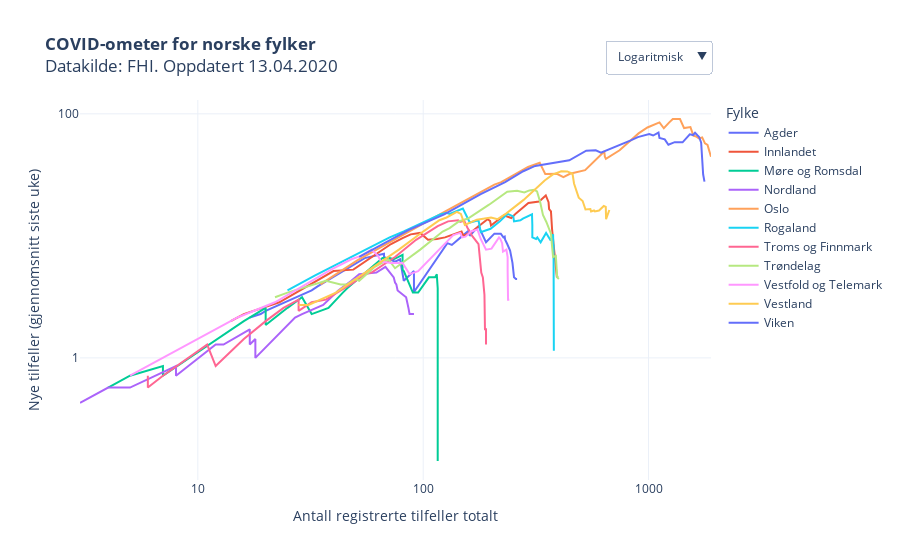

The notebook cell this image was saved under:
### Code cell
kategori = [i for i in trejectory["Fylke"].unique()]
kategori.sort()

fig = px.scatter(trejectory, 
                 x="Totale tilfeller", 
                 y="Nye tilfeller", 
                 color="Fylke",
                 hover_name="Fylke",
                 hover_data=["variable"],
                 #animation_frame="variable",
                 #animation_group="RHF",
                 log_y=True,
                 log_x=True,
                 #category_orders={"Fylke": kategori}, 
                 #color_discrete_sequence=colorlist,
                 template = "plotly_white",
                 title = "<b>COVID-ometer for norske fylker</b><br>Datakilde: FHI. Oppdatert "+datetime.today().strftime('%d.%m.%Y'),
                 labels = {"Nye tilfeller": "Nye tilfeller (gjennomsnitt siste uke)", "variable": "Dato", "Totale tilfeller": "Antall registrerte tilfeller totalt"}    
                )

fig.update_layout(
    updatemenus = list([
    dict(type="dropdown", 
         #direction="left", 
         active=0,
         buttons=list([
            dict(label='Logaritmisk',
                 method='update',
                 args=[{'visible': [True]},
                       {'yaxis': {'type': 'log',
                                  "title": "Nye tilfeller (gjennomsnitt siste uke)",
                                  #"range":[0,9900],
                                  "nticks":3},
                       'xaxis': {'type': 'log',
                                 "title": "Antall registrerte tilfeller totalt",
                                "nticks":4}}
                      ]),
            dict(label='Lineær',
                 method='update',
                 args=[{'visible': [True]},
                       {'yaxis': {'type': 'linear',
                                  "title": "Nye tilfeller (gjennomsnitt siste uke)",
                                  #"range":[0,2000],
                                 },
                      'xaxis': {'type': 'linear',
                               "title": "Antall registrerte tilfeller totalt"}}])
            ]),
            showactive=True,
            x=1,
            xanchor="right",
            y=1.07,
            yanchor="bottom"
        )
    ]))

fig.update_yaxes(nticks=3)
fig.update_xaxes(nticks=4)

fig.update_traces(mode="lines")

fig.update_layout(autosize=True,
    #margin=dict(l=100, r=100, t=150, b=0),
    paper_bgcolor='rgba(0, 0, 0, 0)',
    #plot_bgcolor='rgb(248, 248, 255),'
                 )
                  
py.plot(fig, filename='COVID19_koronatrenden.html', auto_open=False)
fig.show()

### Figure 1 — Plotly figure (JSON) as saved in the notebook; plotly's stock layout.template omitted (floating-point values rounded to 4 significant figures)
{"data": [{"customdata": [["09 Mar"], ["10 Mar"], ["11 Mar"], ["12 Mar"], ["13 Mar"], ["14 Mar"], ["15 Mar"], ["16 Mar"], ["17 Mar"], ["18 Mar"], ["19 Mar"], ["20 Mar"], ["21 Mar"], ["22 Mar"], ["23 Mar"], ["24 Mar"], ["25 Mar"], ["26 Mar"], ["27 Mar"], ["28 Mar"], ["29 Mar"], ["30 Mar"], ["31 Mar"], ["01 Apr"], ["02 Apr"], ["03 Apr"], ["04 Apr"], ["05 Apr"], ["06 Apr"], ["07 Apr"], ["08 Apr"], ["09 Apr"], ["10 Apr"], ["11 Apr"], ["12 Apr"]], "hoverlabel": {"namelength": 0}, "hovertemplate": "<b>%{hovertext}</b><br><br>Fylke=Agder<br>Antall registrerte tilfeller totalt=%{x}<br>Nye tilfeller (gjennomsnitt siste uke)=%{y}<br>Dato=%{customdata[0]}", "hovertext": ["Agder", "Agder", "Agder", "Agder", "Agder", "Agder", "Agder", "Agder", "Agder", "Agder", "Agder", "Agder", "Agder", "Agder", "Agder", "Agder", "Agder", "Agder", "Agder", "Agder", "Agder", "Agder", "Agder", "Agder", "Agder", "Agder", "Agder", "Agder", "Agder", "Agder", "Agder", "Agder", "Agder", "Agder", "Agder"], "legendgroup": "Agder", "marker": {"color": "#636efa", "symbol": "circle"}, "mode": "lines", "name": "Agder", "showlegend": true, "type": "scatter", "x": [17, 19, 20, 32, 34, 52, 55, 67, 67, 67, 75, 79, 82, 91, 91, 92, 128, 134, 148, 159, 161, 166, 176, 190, 207, 221, 227, 230, 231, 236, 243, 249, 253, 258, 261], "xaxis": "x", "y": [2.143, 2.286, 2.429, 3.571, 3.857, 6.143, 6.571, 7.143, 6.857, 6.714, 6.143, 6.429, 4.286, 5.143, 3.429, 3.571, 8.714, 8.429, 9.857, 11, 10, 10.71, 12, 8.857, 10.43, 10.43, 9.714, 9.857, 9.286, 8.571, 7.571, 6, 4.571, 4.429, 4.429], "yaxis": "y"}, {"customdata": [["09 Mar"], ["10 Mar"], ["11 Mar"], ["12 Mar"], ["13 Mar"], ["14 Mar"], ["15 Mar"], ["16 Mar"], ["17 Mar"], ["18 Mar"], ["19 Mar"], ["20 Mar"], ["21 Mar"], ["22 Mar"], ["23 Mar"], ["24 Mar"], ["25 Mar"], ["26 Mar"], ["27 Mar"], ["28 Mar"], ["29 Mar"], ["30 Mar"], ["31 Mar"], ["01 Apr"], ["02 Apr"], ["03 Apr"], ["04 Apr"], ["05 Apr"], ["06 Apr"], ["07 Apr"], ["08 Apr"], ["09 Apr"], ["10 Apr"], ["11 Apr"], ["12 Apr"]], "hoverlabel": {"namelength": 0}, "hovertemplate": "<b>%{hovertext}</b><br><br>Fylke=Innlandet<br>Antall registrerte tilfeller totalt=%{x}<br>Nye tilfeller (gjennomsnitt siste uke)=%{y}<br>Dato=%{customdata[0]}", "hovertext": ["Innlandet", "Innlandet", "Innlandet", "Innlandet", "Innlandet", "Innlandet", "Innlandet", "Innlandet", "Innlandet", "Innlandet", "Innlandet", "Innlandet", "Innlandet", "Innlandet", "Innlandet", "Innlandet", "Innlandet", "Innlandet", "Innlandet", "Innlandet", "Innlandet", "Innlandet", "Innlandet", "Innlandet", "Innlandet", "Innlandet", "Innlandet", "Innlandet", "Innlandet", "Innlandet", "Innlandet", "Innlandet", "Innlandet", "Innlandet", "Innlandet"], "legendgroup": "Innlandet", "marker": {"color": "#EF553B", "symbol": "circle"}, "mode": "lines", "name": "Innlandet", "showlegend": true, "type": "scatter", "x": [14, 16, 23, 40, 49, 57, 72, 81, 88, 97, 105, 115, 125, 148, 151, 163, 193, 198, 200, 228, 246, 258, 293, 327, 344, 350, 360, 362, 369, 373, 381, 387, 389, 392, 395], "xaxis": "x", "y": [2, 2.286, 2.857, 5.143, 5.286, 6.429, 8.571, 9.571, 10.29, 10.57, 9.286, 9.429, 9.714, 10.86, 10, 10.71, 13.71, 13.29, 12.14, 14.71, 14, 15.29, 18.57, 19.14, 20.86, 21.43, 18.86, 16.57, 15.86, 11.43, 7.714, 6.143, 5.571, 4.571, 4.714], "yaxis": "y"}, {"customdata": [["09 Mar"], ["10 Mar"], ["11 Mar"], ["12 Mar"], ["13 Mar"], ["14 Mar"], ["15 Mar"], ["16 Mar"], ["17 Mar"], ["18 Mar"], ["19 Mar"], ["20 Mar"], ["21 Mar"], ["22 Mar"], ["23 Mar"], ["24 Mar"], ["25 Mar"], ["26 Mar"], ["27 Mar"], ["28 Mar"], ["29 Mar"], ["30 Mar"], ["31 Mar"], ["01 Apr"], ["02 Apr"], ["03 Apr"], ["04 Apr"], ["05 Apr"], ["06 Apr"], ["07 Apr"], ["08 Apr"], ["09 Apr"], ["10 Apr"], ["11 Apr"], ["12 Apr"]], "hoverlabel": {"namelength": 0}, "hovertemplate": "<b>%{hovertext}</b><br><br>Fylke=Møre og Romsdal<br>Antall registrerte tilfeller totalt=%{x}<br>Nye tilfeller (gjennomsnitt siste uke)=%{y}<br>Dato=%{customdata[0]}", "hovertext": ["Møre og Romsdal", "Møre og Romsdal", "Møre og Romsdal", "Møre og Romsdal", "Møre og Romsdal", "Møre og Romsdal", "Møre og Romsdal", "Møre og Romsdal", "Møre og Romsdal", "Møre og Romsdal", "Møre og Romsdal", "Møre og Romsdal", "Møre og Romsdal", "Møre og Romsdal", "Møre og Romsdal", "Møre og Romsdal", "Møre og Romsdal", "Møre og Romsdal", "Møre og Romsdal", "Møre og Romsdal", "Møre og Romsdal", "Møre og Romsdal", "Møre og Romsdal", "Møre og Romsdal", "Møre og Romsdal", "Møre og Romsdal", "Møre og Romsdal", "Møre og Romsdal", "Møre og Romsdal", "Møre og Romsdal", "Møre og Romsdal", "Møre og Romsdal", "Møre og Romsdal", "Møre og Romsdal", "Møre og Romsdal"], "legendgroup": "Møre og Romsdal", "marker": {"color": "#00cc96", "symbol": "circle"}, "mode": "lines", "name": "Møre og Romsdal", "showlegend": true, "type": "scatter", "x": [4, 5, 7, 7, 7, 16, 20, 20, 20, 20, 25, 29, 32, 38, 44, 46, 66, 71, 74, 81, 81, 81, 82, 90, 95, 106, 113, 115, 115, 115, 116, 116, 116, 116, 116], "xaxis": "x", "y": [0.5714, 0.7143, 0.8571, 0.7143, 0.7143, 2, 2.571, 2.286, 2.143, 1.857, 2.571, 3.143, 2.286, 2.571, 3.429, 3.714, 6.571, 6.571, 6.429, 7, 6.143, 5.286, 5.143, 3.429, 3.429, 4.571, 4.571, 4.857, 4.857, 4.714, 3.714, 3, 1.429, 0.4286, 0.1429], "yaxis": "y"}, {"customdata": [["09 Mar"], ["10 Mar"], ["11 Mar"], ["12 Mar"], ["13 Mar"], ["14 Mar"], ["15 Mar"], ["16 Mar"], ["17 Mar"], ["18 Mar"], ["19 Mar"], ["20 Mar"], ["21 Mar"], ["22 Mar"], ["23 Mar"], ["24 Mar"], ["25 Mar"], ["26 Mar"], ["27 Mar"], ["28 Mar"], ["29 Mar"], ["30 Mar"], ["31 Mar"], ["01 Apr"], ["02 Apr"], ["03 Apr"], ["04 Apr"], ["05 Apr"], ["06 Apr"], ["07 Apr"], ["08 Apr"], ["09 Apr"], ["10 Apr"], ["11 Apr"], ["12 Apr"]], "hoverlabel": {"namelength": 0}, "hovertemplate": "<b>%{hovertext}</b><br><br>Fylke=Nordland<br>Antall registrerte tilfeller totalt=%{x}<br>Nye tilfeller (gjennomsnitt siste uke)=%{y}<br>Dato=%{customdata[0]}", "hovertext": ["Nordland", "Nordland", "Nordland", "Nordland", "Nordland", "Nordland", "Nordland", "Nordland", "Nordland", "Nordland", "Nordland", "Nordland", "Nordland", "Nordland", "Nordland", "Nordland", "Nordland", "Nordland", "Nordland", "Nordland", "Nordland", "Nordland", "Nordland", "Nordland", "Nordland", "Nordland", "Nordland", "Nordland", "Nordland", "Nordland", "Nordland", "Nordland", "Nordland", "Nordland", "Nordland"], "legendgroup": "Nordland", "marker": {"color": "#ab63fa", "symbol": "circle"}, "mode": "lines", "name": "Nordland", "showlegend": true, "type": "scatter", "x": [3, 3, 3, 4, 5, 8, 8, 11, 11, 12, 13, 17, 17, 18, 18, 18, 27, 29, 36, 42, 46, 48, 52, 62, 68, 71, 74, 75, 76, 77, 84, 86, 87, 90, 91], "xaxis": "x", "y": [0.4286, 0.4286, 0.4286, 0.5714, 0.5714, 0.8571, 0.7143, 1.143, 1.143, 1.286, 1.286, 1.714, 1.286, 1.429, 1, 1, 2.143, 2.286, 2.714, 3.571, 4, 4.286, 4.857, 5, 5.571, 5, 4.571, 4.143, 4, 3.571, 3.143, 2.571, 2.286, 2.286, 2.286], "yaxis": "y"}, {"customdata": [["09 Mar"], ["10 Mar"], ["11 Mar"], ["12 Mar"], ["13 Mar"], ["14 Mar"], ["15 Mar"], ["16 Mar"], ["17 Mar"], ["18 Mar"], ["19 Mar"], ["20 Mar"], ["21 Mar"], ["22 Mar"], ["23 Mar"], ["24 Mar"], ["25 Mar"], ["26 Mar"], ["27 Mar"], ["28 Mar"], ["29 Mar"], ["30 Mar"], ["31 Mar"], ["01 Apr"], ["02 Apr"], ["03 Apr"], ["04 Apr"], ["05 Apr"], ["06 Apr"], ["07 Apr"], ["08 Apr"], ["09 Apr"], ["10 Apr"], ["11 Apr"], ["12 Apr"]], "hoverlabel": {"namelength": 0}, "hovertemplate": "<b>%{hovertext}</b><br><br>Fylke=Oslo<br>Antall registrerte tilfeller totalt=%{x}<br>Nye tilfeller (gjennomsnitt siste uke)=%{y}<br>Dato=%{customdata[0]}", "hovertext": ["Oslo", "Oslo", "Oslo", "Oslo", "Oslo", "Oslo", "Oslo", "Oslo", "Oslo", "Oslo", "Oslo", "Oslo", "Oslo", "Oslo", "Oslo", "Oslo", "Oslo", "Oslo", "Oslo", "Oslo", "Oslo", "Oslo", "Oslo", "Oslo", "Oslo", "Oslo", "Oslo", "Oslo", "Oslo", "Oslo", "Oslo", "Oslo", "Oslo", "Oslo", "Oslo"], "legendgroup": "Oslo", "marker": {"color": "#FFA15A", "symbol": "circle"}, "mode": "lines", "name": "Oslo", "showlegend": true, "type": "scatter", "x": [35, 51, 123, 166, 207, 222, 281, 292, 329, 348, 392, 419, 448, 523, 636, 640, 647, 744, 903, 989, 1118, 1169, 1233, 1281, 1379, 1438, 1534, 1582, 1626, 1673, 1730, 1780, 1827, 1866, 1893], "xaxis": "x", "y": [4, 6.286, 15.57, 21.14, 26.29, 27.57, 35.14, 36.71, 39.71, 32.14, 32.29, 30.29, 32.29, 34.57, 49.14, 44.43, 42.71, 50.29, 69.14, 77.29, 85, 76.14, 84.71, 90.57, 90.71, 76.43, 77.86, 66.29, 65.29, 62.86, 64.14, 57.29, 55.57, 47.43, 44.43], "yaxis": "y"}, {"customdata": [["09 Mar"], ["10 Mar"], ["11 Mar"], ["12 Mar"], ["13 Mar"], ["14 Mar"], ["15 Mar"], ["16 Mar"], ["17 Mar"], ["18 Mar"], ["19 Mar"], ["20 Mar"], ["21 Mar"], ["22 Mar"], ["23 Mar"], ["24 Mar"], ["25 Mar"], ["26 Mar"], ["27 Mar"], ["28 Mar"], ["29 Mar"], ["30 Mar"], ["31 Mar"], ["01 Apr"], ["02 Apr"], ["03 Apr"], ["04 Apr"], ["05 Apr"], ["06 Apr"], ["07 Apr"], ["08 Apr"], ["09 Apr"], ["10 Apr"], ["11 Apr"], ["12 Apr"]], "hoverlabel": {"namelength": 0}, "hovertemplate": "<b>%{hovertext}</b><br><br>Fylke=Rogaland<br>Antall registrerte tilfeller totalt=%{x}<br>Nye tilfeller (gjennomsnitt siste uke)=%{y}<br>Dato=%{customdata[0]}", "hovertext": ["Rogaland", "Rogaland", "Rogaland", "Rogaland", "Rogaland", "Rogaland", "Rogaland", "Rogaland", "Rogaland", "Rogaland", "Rogaland", "Rogaland", "Rogaland", "Rogaland", "Rogaland", "Rogaland", "Rogaland", "Rogaland", "Rogaland", "Rogaland", "Rogaland", "Rogaland", "Rogaland", "Rogaland", "Rogaland", "Rogaland", "Rogaland", "Rogaland", "Rogaland", "Rogaland", "Rogaland", "Rogaland", "Rogaland", "Rogaland", "Rogaland"], "legendgroup": "Rogaland", "marker": {"color": "#19d3f3", "symbol": "circle"}, "mode": "lines", "name": "Rogaland", "showlegend": true, "type": "scatter", "x": [25, 33, 71, 82, 105, 119, 127, 131, 150, 161, 176, 180, 199, 219, 237, 251, 253, 270, 277, 304, 305, 305, 317, 321, 332, 351, 368, 372, 377, 378, 379, 379, 379, 379, 380], "xaxis": "x", "y": [3.571, 4.714, 9.714, 10.86, 13.43, 15, 15.43, 15.14, 16.71, 12.86, 13.43, 10.71, 11.43, 13.14, 15.14, 14.43, 13.14, 13.43, 13.86, 15, 12.29, 9.714, 9.429, 9.714, 8.857, 10.57, 9.143, 9.571, 10.29, 8.714, 8.286, 6.714, 4, 1.571, 1.143], "yaxis": "y"}, {"customdata": [["09 Mar"], ["10 Mar"], ["11 Mar"], ["12 Mar"], ["13 Mar"], ["14 Mar"], ["15 Mar"], ["16 Mar"], ["17 Mar"], ["18 Mar"], ["19 Mar"], ["20 Mar"], ["21 Mar"], ["22 Mar"], ["23 Mar"], ["24 Mar"], ["25 Mar"], ["26 Mar"], ["27 Mar"], ["28 Mar"], ["29 Mar"], ["30 Mar"], ["31 Mar"], ["01 Apr"], ["02 Apr"], ["03 Apr"], ["04 Apr"], ["05 Apr"], ["06 Apr"], ["07 Apr"], ["08 Apr"], ["09 Apr"], ["10 Apr"], ["11 Apr"], ["12 Apr"]], "hoverlabel": {"namelength": 0}, "hovertemplate": "<b>%{hovertext}</b><br><br>Fylke=Troms og Finnmark<br>Antall registrerte tilfeller totalt=%{x}<br>Nye tilfeller (gjennomsnitt siste uke)=%{y}<br>Dato=%{customdata[0]}", "hovertext": ["Troms og Finnmark", "Troms og Finnmark", "Troms og Finnmark", "Troms og Finnmark", "Troms og Finnmark", "Troms og Finnmark", "Troms og Finnmark", "Troms og Finnmark", "Troms og Finnmark", "Troms og Finnmark", "Troms og Finnmark", "Troms og Finnmark", "Troms og Finnmark", "Troms og Finnmark", "Troms og Finnmark", "Troms og Finnmark", "Troms og Finnmark", "Troms og Finnmark", "Troms og Finnmark", "Troms og Finnmark", "Troms og Finnmark", "Troms og Finnmark", "Troms og Finnmark", "Troms og Finnmark", "Troms og Finnmark", "Troms og Finnmark", "Troms og Finnmark", "Troms og Finnmark", "Troms og Finnmark", "Troms og Finnmark", "Troms og Finnmark", "Troms og Finnmark", "Troms og Finnmark", "Troms og Finnmark", "Troms og Finnmark"], "legendgroup": "Troms og Finnmark", "marker": {"color": "#FF6692", "symbol": "circle"}, "mode": "lines", "name": "Troms og Finnmark", "showlegend": true, "type": "scatter", "x": [6, 6, 7, 11, 12, 16, 20, 21, 24, 28, 28, 32, 37, 49, 55, 59, 75, 93, 116, 129, 143, 146, 152, 157, 164, 176, 178, 181, 181, 184, 185, 187, 188, 190, 190], "xaxis": "x", "y": [0.7143, 0.5714, 0.7143, 1.286, 0.8571, 1.429, 2, 2.143, 2.571, 3, 2.429, 2.857, 3, 4.143, 4.857, 5, 6.714, 9.286, 12, 13.14, 13.43, 13, 13.29, 11.71, 10.14, 8.571, 7, 5.429, 5, 4.571, 4, 3.286, 1.714, 1.714, 1.286], "yaxis": "y"}, {"customdata": [["09 Mar"], ["10 Mar"], ["11 Mar"], ["12 Mar"], ["13 Mar"], ["14 Mar"], ["15 Mar"], ["16 Mar"], ["17 Mar"], ["18 Mar"], ["19 Mar"], ["20 Mar"], ["21 Mar"], ["22 Mar"], ["23 Mar"], ["24 Mar"], ["25 Mar"], ["26 Mar"], ["27 Mar"], ["28 Mar"], ["29 Mar"], ["30 Mar"], ["31 Mar"], ["01 Apr"], ["02 Apr"], ["03 Apr"], ["04 Apr"], ["05 Apr"], ["06 Apr"], ["07 Apr"], ["08 Apr"], ["09 Apr"], ["10 Apr"], ["11 Apr"], ["12 Apr"]], "hoverlabel": {"namelength": 0}, "hovertemplate": "<b>%{hovertext}</b><br><br>Fylke=Trøndelag<br>Antall registrerte tilfeller totalt=%{x}<br>Nye tilfeller (gjennomsnitt siste uke)=%{y}<br>Dato=%{customdata[0]}", "hovertext": ["Trøndelag", "Trøndelag", "Trøndelag", "Trøndelag", "Trøndelag", "Trøndelag", "Trøndelag", "Trøndelag", "Trøndelag", "Trøndelag", "Trøndelag", "Trøndelag", "Trøndelag", "Trøndelag", "Trøndelag", "Trøndelag", "Trøndelag", "Trøndelag", "Trøndelag", "Trøndelag", "Trøndelag", "Trøndelag", "Trøndelag", "Trøndelag", "Trøndelag", "Trøndelag", "Trøndelag", "Trøndelag", "Trøndelag", "Trøndelag", "Trøndelag", "Trøndelag", "Trøndelag", "Trøndelag", "Trøndelag"], "legendgroup": "Trøndelag", "marker": {"color": "#B6E880", "symbol": "circle"}, "mode": "lines", "name": "Trøndelag", "showlegend": true, "type": "scatter", "x": [22, 22, 25, 37, 43, 46, 50, 52, 61, 70, 75, 97, 122, 131, 144, 158, 196, 236, 261, 281, 296, 311, 320, 330, 340, 352, 361, 369, 372, 375, 377, 388, 391, 393, 400], "xaxis": "x", "y": [3.143, 3.143, 3.429, 4.286, 4, 4, 4.429, 4.286, 5.571, 6.429, 5.429, 7.714, 10.86, 11.57, 13.14, 13.86, 18, 23, 23.43, 22.71, 23.57, 23.86, 23.14, 19.14, 14.86, 13, 11.43, 10.43, 8.714, 7.857, 6.714, 6.857, 5.571, 4.571, 4.429], "yaxis": "y"}, {"customdata": [["09 Mar"], ["10 Mar"], ["11 Mar"], ["12 Mar"], ["13 Mar"], ["14 Mar"], ["15 Mar"], ["16 Mar"], ["17 Mar"], ["18 Mar"], ["19 Mar"], ["20 Mar"], ["21 Mar"], ["22 Mar"], ["23 Mar"], ["24 Mar"], ["25 Mar"], ["26 Mar"], ["27 Mar"], ["28 Mar"], ["29 Mar"], ["30 Mar"], ["31 Mar"], ["01 Apr"], ["02 Apr"], ["03 Apr"], ["04 Apr"], ["05 Apr"], ["06 Apr"], ["07 Apr"], ["08 Apr"], ["09 Apr"], ["10 Apr"], ["11 Apr"], ["12 Apr"]], "hoverlabel": {"namelength": 0}, "hovertemplate": "<b>%{hovertext}</b><br><br>Fylke=Vestfold og Telemark<br>Antall registrerte tilfeller totalt=%{x}<br>Nye tilfeller (gjennomsnitt siste uke)=%{y}<br>Dato=%{customdata[0]}", "hovertext": ["Vestfold og Telemark", "Vestfold og Telemark", "Vestfold og Telemark", "Vestfold og Telemark", "Vestfold og Telemark", "Vestfold og Telemark", "Vestfold og Telemark", "Vestfold og Telemark", "Vestfold og Telemark", "Vestfold og Telemark", "Vestfold og Telemark", "Vestfold og Telemark", "Vestfold og Telemark", "Vestfold og Telemark", "Vestfold og Telemark", "Vestfold og Telemark", "Vestfold og Telemark", "Vestfold og Telemark", "Vestfold og Telemark", "Vestfold og Telemark", "Vestfold og Telemark", "Vestfold og Telemark", "Vestfold og Telemark", "Vestfold og Telemark", "Vestfold og Telemark", "Vestfold og Telemark", "Vestfold og Telemark", "Vestfold og Telemark", "Vestfold og Telemark", "Vestfold og Telemark", "Vestfold og Telemark", "Vestfold og Telemark", "Vestfold og Telemark", "Vestfold og Telemark", "Vestfold og Telemark"], "legendgroup": "Vestfold og Telemark", "marker": {"color": "#FF97FF", "symbol": "circle"}, "mode": "lines", "name": "Vestfold og Telemark", "showlegend": true, "type": "scatter", "x": [5, 5, 15, 22, 30, 39, 48, 53, 59, 63, 65, 72, 81, 85, 87, 95, 114, 136, 146, 149, 154, 163, 174, 180, 190, 201, 217, 220, 224, 226, 234, 237, 237, 238, 241], "xaxis": "x", "y": [0.7143, 0.7143, 2.143, 2.857, 4, 5.286, 6.429, 6.857, 7.714, 6.857, 6.143, 6, 6, 5.286, 4.857, 5.143, 7.286, 10.14, 10.57, 9.714, 9.857, 10.86, 11.29, 9.429, 7.714, 7.857, 9.714, 9.429, 8.714, 7.429, 7.714, 6.714, 5.143, 3, 3], "yaxis": "y"}, {"customdata": [["09 Mar"], ["10 Mar"], ["11 Mar"], ["12 Mar"], ["13 Mar"], ["14 Mar"], ["15 Mar"], ["16 Mar"], ["17 Mar"], ["18 Mar"], ["19 Mar"], ["20 Mar"], ["21 Mar"], ["22 Mar"], ["23 Mar"], ["24 Mar"], ["25 Mar"], ["26 Mar"], ["27 Mar"], ["28 Mar"], ["29 Mar"], ["30 Mar"], ["31 Mar"], ["01 Apr"], ["02 Apr"], ["03 Apr"], ["04 Apr"], ["05 Apr"], ["06 Apr"], ["07 Apr"], ["08 Apr"], ["09 Apr"], ["10 Apr"], ["11 Apr"], ["12 Apr"]], "hoverlabel": {"namelength": 0}, "hovertemplate": "<b>%{hovertext}</b><br><br>Fylke=Vestland<br>Antall registrerte tilfeller totalt=%{x}<br>Nye tilfeller (gjennomsnitt siste uke)=%{y}<br>Dato=%{customdata[0]}", "hovertext": ["Vestland", "Vestland", "Vestland", "Vestland", "Vestland", "Vestland", "Vestland", "Vestland", "Vestland", "Vestland", "Vestland", "Vestland", "Vestland", "Vestland", "Vestland", "Vestland", "Vestland", "Vestland", "Vestland", "Vestland", "Vestland", "Vestland", "Vestland", "Vestland", "Vestland", "Vestland", "Vestland", "Vestland", "Vestland", "Vestland", "Vestland", "Vestland", "Vestland", "Vestland", "Vestland"], "legendgroup": "Vestland", "marker": {"color": "#FECB52", "symbol": "circle"}, "mode": "lines", "name": "Vestland", "showlegend": true, "type": "scatter", "x": [28, 31, 41, 67, 78, 101, 118, 127, 141, 147, 153, 173, 200, 214, 234, 279, 346, 375, 410, 436, 445, 460, 467, 490, 510, 525, 552, 556, 573, 578, 603, 633, 646, 648, 670], "xaxis": "x", "y": [2.714, 2.714, 3.429, 6.429, 7.714, 11, 13.43, 14.14, 15.71, 15.14, 12.29, 13.57, 14.14, 13.71, 15.29, 19.71, 28.43, 31.71, 33.86, 33.71, 33, 32.29, 26.86, 20.57, 19.29, 16.43, 16.57, 15.86, 16.14, 15.86, 16.14, 17.57, 17.29, 13.71, 16.29], "yaxis": "y"}, {"customdata": [["09 Mar"], ["10 Mar"], ["11 Mar"], ["12 Mar"], ["13 Mar"], ["14 Mar"], ["15 Mar"], ["16 Mar"], ["17 Mar"], ["18 Mar"], ["19 Mar"], ["20 Mar"], ["21 Mar"], ["22 Mar"], ["23 Mar"], ["24 Mar"], ["25 Mar"], ["26 Mar"], ["27 Mar"], ["28 Mar"], ["29 Mar"], ["30 Mar"], ["31 Mar"], ["01 Apr"], ["02 Apr"], ["03 Apr"], ["04 Apr"], ["05 Apr"], ["06 Apr"], ["07 Apr"], ["08 Apr"], ["09 Apr"], ["10 Apr"], ["11 Apr"], ["12 Apr"]], "hoverlabel": {"namelength": 0}, "hovertemplate": "<b>%{hovertext}</b><br><br>Fylke=Viken<br>Antall registrerte tilfeller totalt=%{x}<br>Nye tilfeller (gjennomsnitt siste uke)=%{y}<br>Dato=%{customdata[0]}", "hovertext": ["Viken", "Viken", "Viken", "Viken", "Viken", "Viken", "Viken", "Viken", "Viken", "Viken", "Viken", "Viken", "Viken", "Viken", "Viken", "Viken", "Viken", "Viken", "Viken", "Viken", "Viken", "Viken", "Viken", "Viken", "Viken", "Viken", "Viken", "Viken", "Viken", "Viken", "Viken", "Viken", "Viken", "Viken", "Viken"], "legendgroup": "Viken", "marker": {"color": "#636efa", "symbol": "circle"}, "mode": "lines", "name": "Viken", "showlegend": true, "type": "scatter", "x": [52, 86, 124, 154, 180, 231, 278, 314, 358, 410, 445, 529, 583, 615, 674, 748, 834, 896, 1007, 1048, 1107, 1118, 1180, 1225, 1306, 1416, 1524, 1576, 1608, 1647, 1677, 1712, 1723, 1747, 1771], "xaxis": "x", "y": [6.714, 11.14, 15, 18.71, 22, 27.57, 33.86, 37.43, 38.86, 40.86, 41.57, 49.86, 50.29, 48.14, 51.43, 55.71, 60.57, 64.43, 68.29, 66.43, 70.29, 63.43, 61.71, 55.86, 58.57, 58.43, 68, 67, 70, 66.71, 64.57, 58, 43.86, 31.86, 27.86], "yaxis": "y"}], "layout": {"autosize": true, "legend": {"title": {"text": "Fylke"}, "tracegroupgap": 0}, "paper_bgcolor": "rgba(0, 0, 0, 0)", "title": {"text": "<b>COVID-ometer for norske fylker</b><br>Datakilde: FHI. Oppdatert 13.04.2020"}, "updatemenus": [{"active": 0, "buttons": [{"args": [{"visible": [true]}, {"xaxis": {"nticks": 4, "title": "Antall registrerte tilfeller totalt", "type": "log"}, "yaxis": {"nticks": 3, "title": "Nye tilfeller (gjennomsnitt siste uke)", "type": "log"}}], "label": "Logaritmisk", "method": "update"}, {"args": [{"visible": [true]}, {"xaxis": {"title": "Antall registrerte tilfeller totalt", "type": "linear"}, "yaxis": {"title": "Nye tilfeller (gjennomsnitt siste uke)", "type": "linear"}}], "label": "Lineær", "method": "update"}], "showactive": true, "type": "dropdown", "x": 1, "xanchor": "right", "y": 1.07, "yanchor": "bottom"}], "xaxis": {"anchor": "y", "domain": [0, 1], "nticks": 4, "title": {"text": "Antall registrerte tilfeller totalt"}, "type": "log"}, "yaxis": {"anchor": "x", "domain": [0, 1], "nticks": 3, "title": {"text": "Nye tilfeller (gjennomsnitt siste uke)"}, "type": "log"}}}
